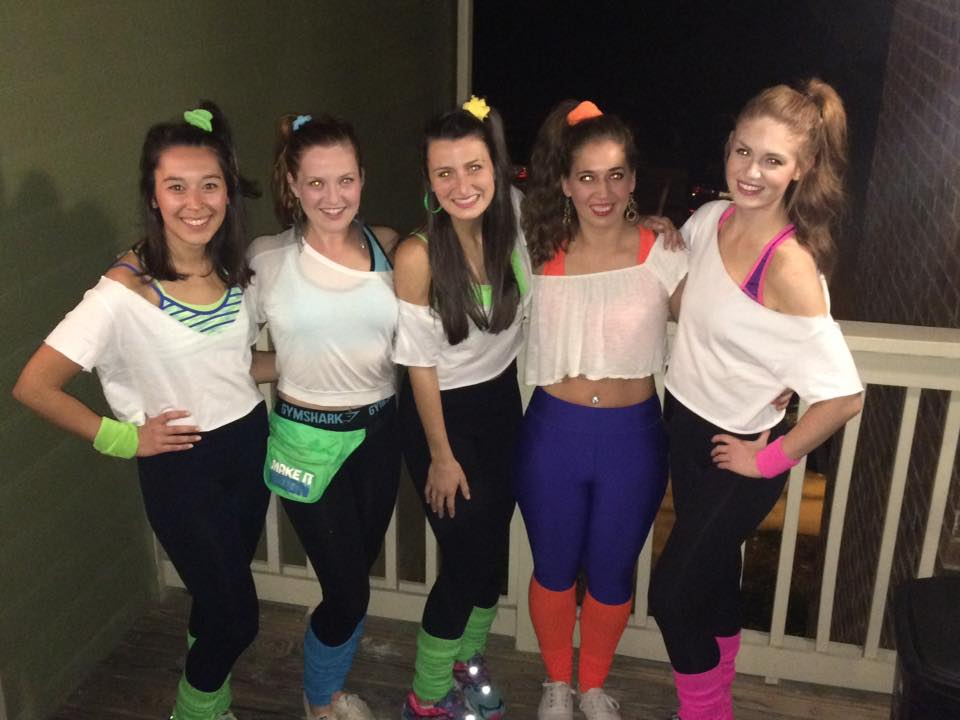
#> input picture Images/80s_party/14572422_10154688966037269_6604816356891488824_n.jpg, 960 x 720 px
$ python -i Facial_Edge.py   (imports and definitions only)
#> lines starting #> are read from the running program, lines starting #| are printed output that depends on the picture; after the words box and inside, x2 and y2 are one past the last pixel; in counts of white or black regions, pixels touching at a corner belong together
#> further down, picture is the input picture: shape (720, 960, 3); mean B, G, R 68.9, 77.4, 88.9
#!/usr/bin/env python2
# -*- coding: utf-8 -*-
"""
Facial Edge Detection
"""

import cv2
import numpy as np
import os
import IReg


class Facial_Edge():
    """Facial edge detection class

    Utilizes haar cascades to identify and segment faces
    from images.

    Attributes:
        img             (ndarray): An image from which faces are identified
        face_options    (list)   : A list of indices representing the indices of the faces in the image
        selected_face   (ndarray)  : An image representing the face selected

    """
    def __init__(self, image):
        """Initialize Facial Edge Object

            Args:
                image (ndarray): Input image
        """
        self.img = np.uint8(image)
        self.face_options = []
        self.selected_face = -1
        cascade_filepath = os.path.join(os.path.dirname(os.path.abspath(__file__)), 'haarcascade_frontalface_alt.xml')
        profile_filepath = os.path.join(os.path.dirname(os.path.abspath(__file__)), 'haarcascade_profileface.xml')
        self.face_cascade = cv2.CascadeClassifier(cascade_filepath)
        self.profile_cascade = cv2.CascadeClassifier(profile_filepath)

    def identify(self, img=None):
        """Identify faces in image

            Uses haar cascades to detect faces in images. The cascades
            are trained for standard faces as well as profile faces.
            If there is overlap in the selected faces, it will try to
            pick only one of the detected faces.

            Args:
                img (array): Optional. Image data on which to identify faces.
                            If not present, then the image supplied at initialization
                            will be used instead.

            Raises:
                Exception: Unable to detect faces in images
                Exception: Error in face detection
        """
        try:
            return_indices = True
            if img is None:
                img = self.img.copy()
                return_indices = False
            gray_img = cv2.cvtColor(img, cv2.COLOR_BGR2GRAY)
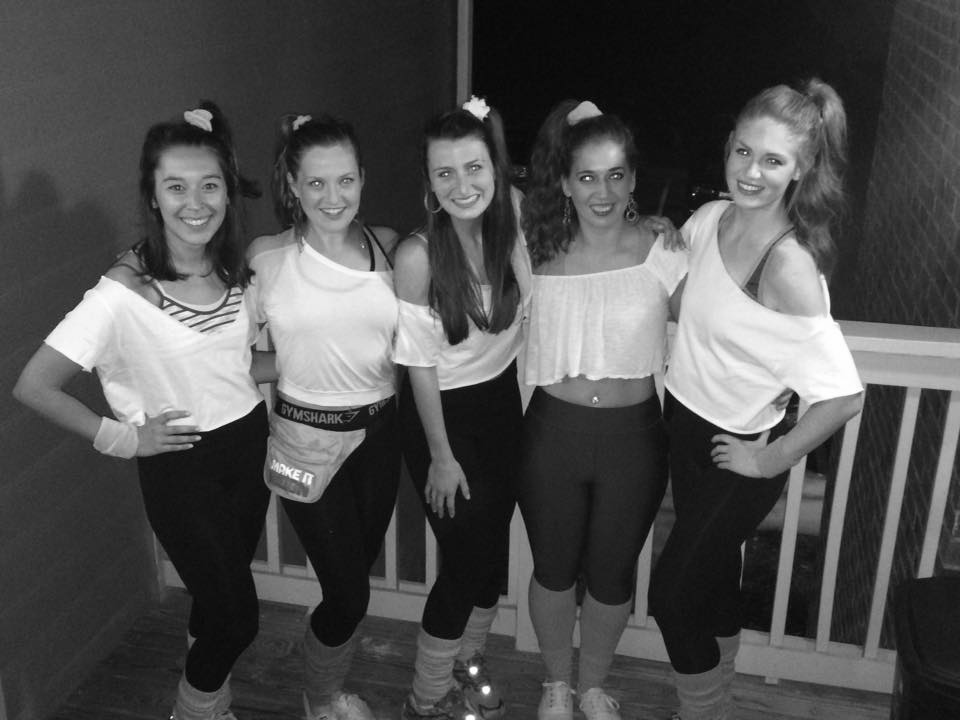
#> gray_img: shape (720, 960); min 2, max 255, mean 79.9
            face_options = self.face_cascade.detectMultiScale(gray_img, scaleFactor=1.1, minNeighbors=5)
#> face_options = [[563, 148, 78, 78], [422, 141, 78, 78], [292, 152, 78, 78], [713, 124, 89, 89], [145, 150, 94, 94]]
            face_options2 = self.profile_cascade.detectMultiScale(gray_img, scaleFactor=1.1, minNeighbors=5)
#> face_options2 = [[716, 111, 107, 107]]
            combo_face_options = []
            mask = np.zeros(np.shape(img))

            for (x, y, w, h) in face_options2:
                combo_face_options.append([x, y, w, h])
                mask[x:x+w, y:y+h] = 1
#> this loop made 1 pass
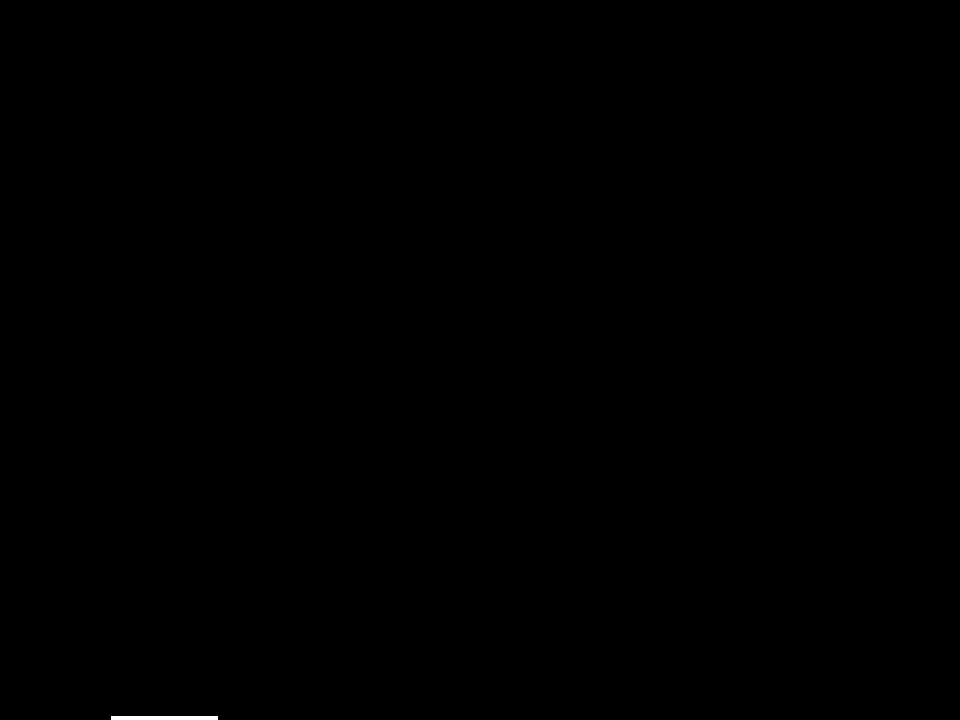
#> mask: shape (720, 960, 3) float64; values 0 (black) and 1 (white), 0.06% white; 1 white region, box (x1, y1, x2, y2) and area: (111, 716, 218, 720) 428
#> after the loop, combo_face_options = [[716, 111, 107, 107]]

            for (x, y, w, h) in face_options:
                if np.sum(mask[x:x+w, y:y+h])/(w*h) < .1:
                    combo_face_options.append([x, y, w, h])
#> this loop made 5 passes
#> after the loop, combo_face_options = [[716, 111, 107, 107], [563, 148, 78, 78], [422, 141, 78, 78], [292, 152, 78, 78], [145, 150, 94, 94]]
            if return_indices:
                return combo_face_options
            self.face_img = img.copy()
            for (x, y, w, h) in combo_face_options:
                cv2.rectangle(self.face_img, (x, y), (x+w, y+h), (0, 255, 0), 4)
#> this loop made 5 passes
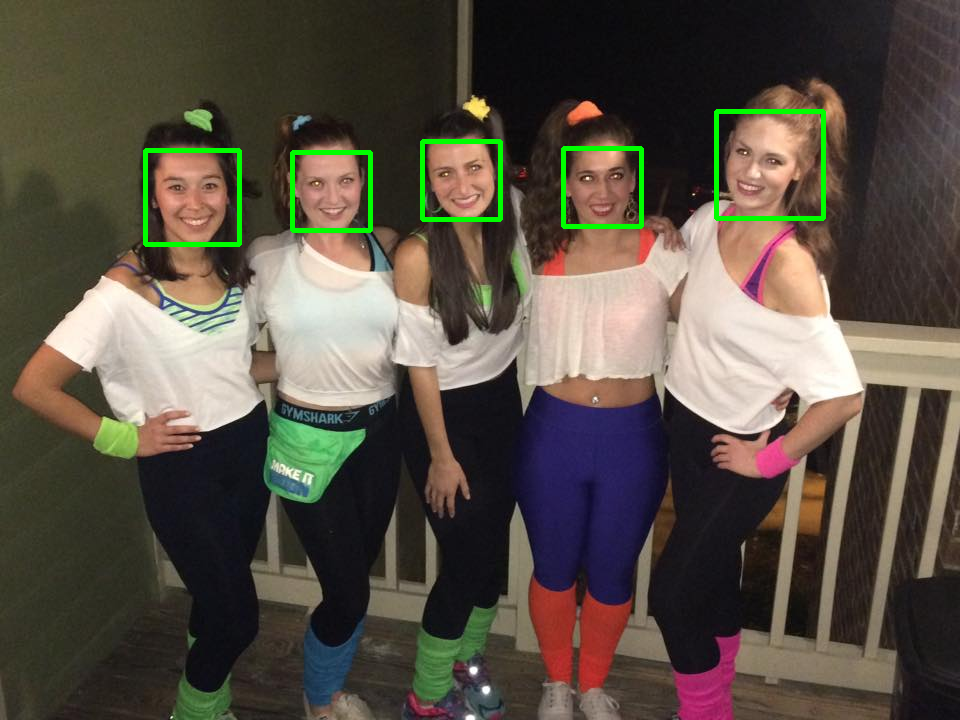
#> self.face_img: shape (720, 960, 3); 1.25% of pixels changed, all inside (x1, y1, x2, y2) = (143, 109, 826, 247)
            self.face_options = combo_face_options
#> self.face_options has the same summary as combo_face_options
            if len(self.face_options) == 0:
                raise Exception("Error: Unable to detect faces in images")
            return self
        except Exception:
            raise Exception("Error in face detection")

    # [149 lines left out: functions select_face, replace_face, locate_face, compare_faces, not called in this run]

>>> import cv2
>>> picture = cv2.imread('../Images/80s_party/14572422_10154688966037269_6604816356891488824_n.jpg')
>>> result = Facial_Edge(picture).identify()

$ run again, on Images/80s_party/14639723_10154688965872269_242854691174120066_n.jpg
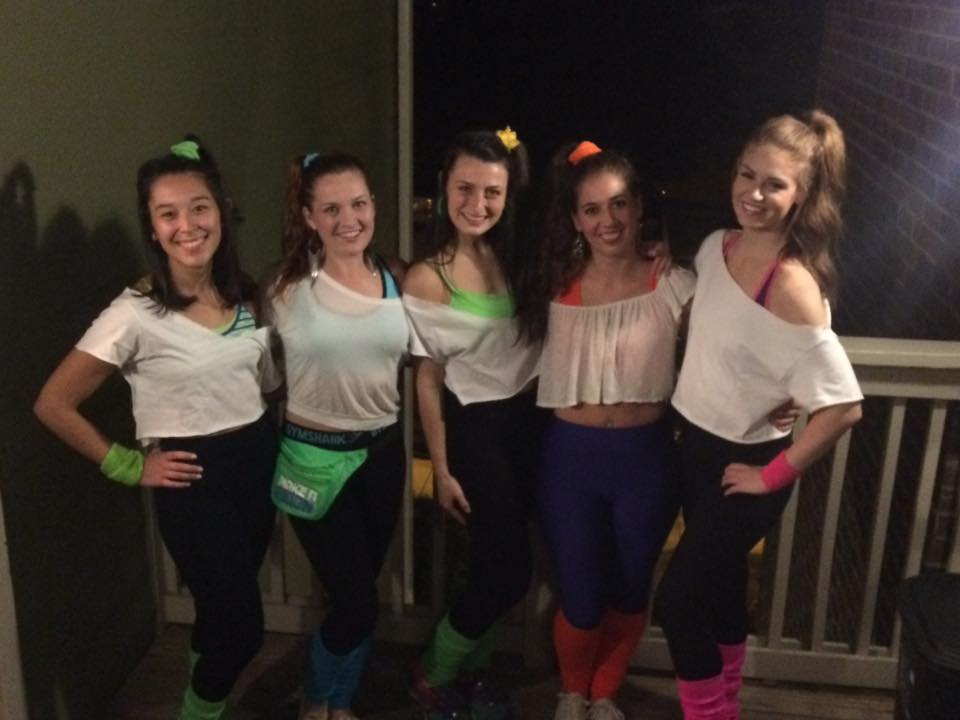
#> input picture Images/80s_party/14639723_10154688965872269_242854691174120066_n.jpg, 960 x 720 px
#> picture is the input picture: shape (720, 960, 3); mean B, G, R 45.2, 51.3, 61.2
#> in identify, `gray_img = cv2.cvtColor(img, cv2.COLOR_BGR2GRAY)`:
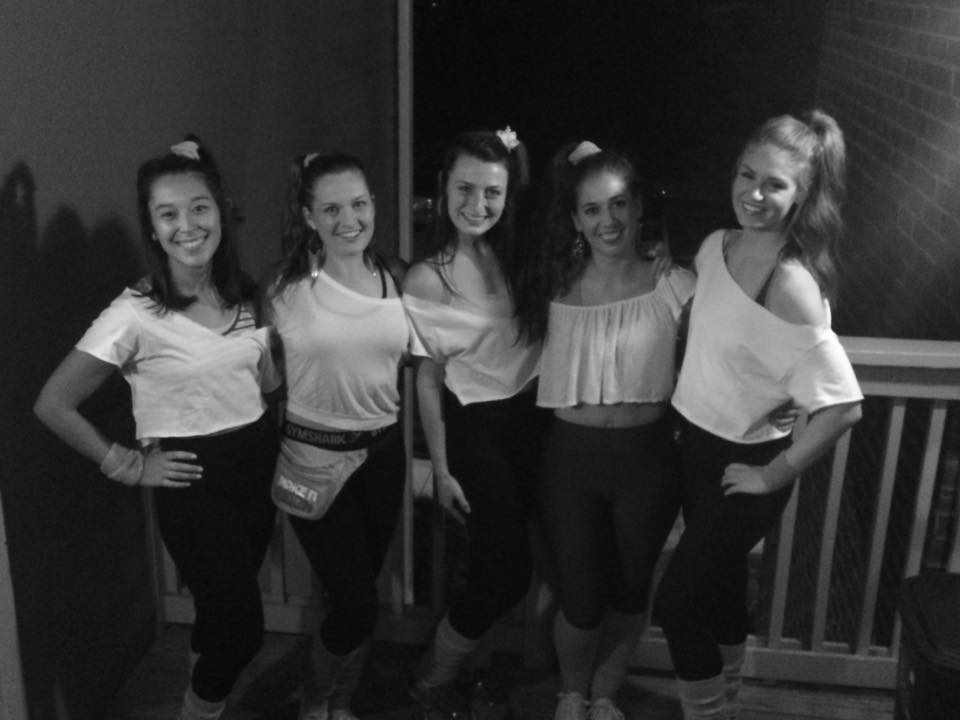
#> gray_img: shape (720, 960); min 5, max 254, mean 53.6
#> face_options = [[441, 161, 77, 77], [569, 178, 77, 77], [307, 177, 77, 77], [139, 177, 90, 90], [720, 151, 81, 81]]
#> face_options2 = ()
#> after the loop in identify, `for (x, y, w, h) in face_options2:`: combo_face_options = []
#> the loop in identify, `for (x, y, w, h) in face_options:` made 5 passes
#> after the loop in identify, `for (x, y, w, h) in face_options:`: combo_face_options has the same summary as face_options
#> the loop in identify, `for (x, y, w, h) in combo_face_options:` made 5 passes
#> after the loop in identify, `for (x, y, w, h) in combo_face_options:`:
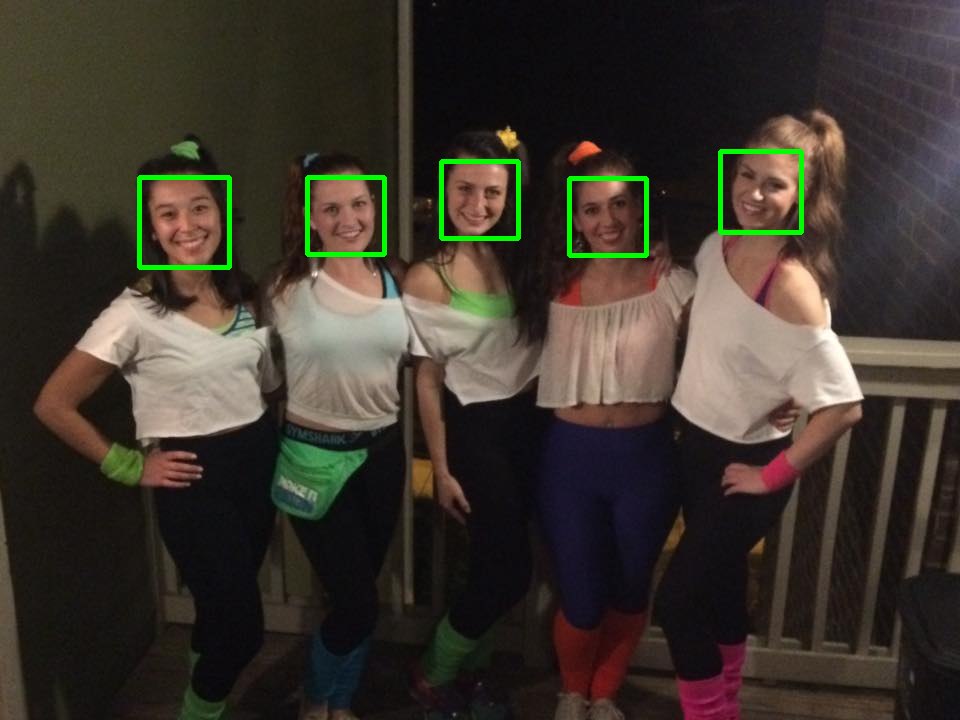
#> self.face_img: shape (720, 960, 3); 1.15% of pixels changed, all inside (x1, y1, x2, y2) = (137, 149, 804, 270)
#> self.face_options has the same summary as face_options
